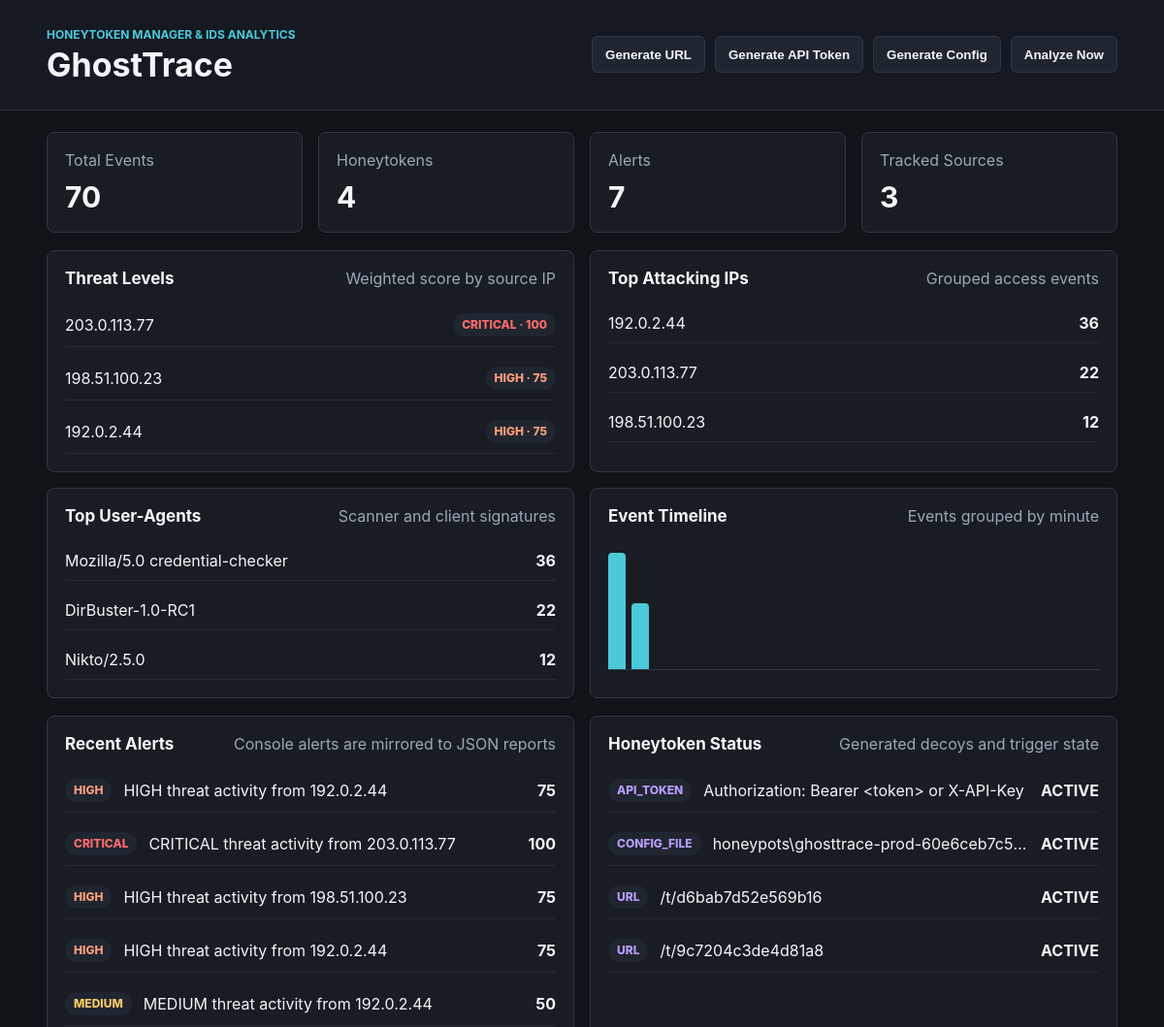
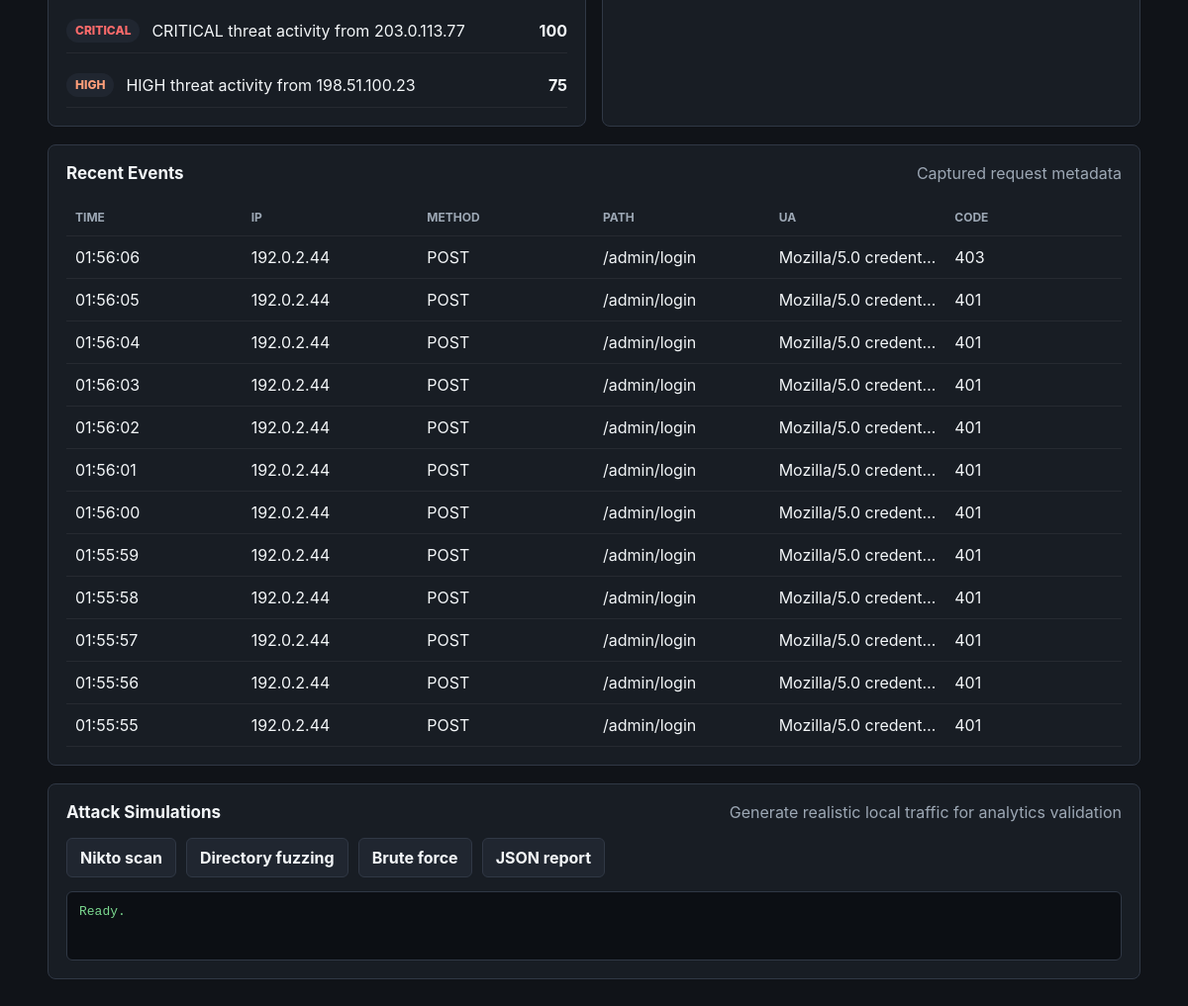
The page / on the database its author committed (2 pictures, top to bottom).
### app/models/entities.py (models this page shows)
class ThreatScore(Base):
    __tablename__ = "threat_scores"
    id: Mapped[int] = mapped_column(Integer, primary_key=True, index=True)
    source_ip: Mapped[str] = mapped_column(String(64), unique=True, index=True)
    score: Mapped[int] = mapped_column(Integer, default=0)
    level: Mapped[str] = mapped_column(String(32), default=ThreatLevel.LOW.value, index=True)
    reasons_json: Mapped[str] = mapped_column(Text, default="[]")
    event_count: Mapped[int] = mapped_column(Integer, default=0)
    updated_at: Mapped[datetime] = mapped_column(DateTime(timezone=True), default=utc_now, index=True)

class AccessEvent(Base):
    __tablename__ = "access_events"
    id: Mapped[int] = mapped_column(Integer, primary_key=True, index=True)
    honeytoken_id: Mapped[int | None] = mapped_column(ForeignKey("honeytokens.id"))
    source_ip: Mapped[str] = mapped_column(String(64), index=True)
    timestamp: Mapped[datetime] = mapped_column(DateTime(timezone=True), default=utc_now, index=True)
    headers_json: Mapped[str] = mapped_column(Text)
    request_method: Mapped[str] = mapped_column(String(16), index=True)
    user_agent: Mapped[str] = mapped_column(String(500), index=True)
    path: Mapped[str] = mapped_column(String(1000), index=True)
    query_params_json: Mapped[str] = mapped_column(Text)
    response_code: Mapped[int] = mapped_column(Integer, index=True)
    honeytoken: Mapped[HoneyToken | None] = relationship(back_populates="events")

class Alert(Base):
    __tablename__ = "alerts"
    id: Mapped[int] = mapped_column(Integer, primary_key=True, index=True)
    source_ip: Mapped[str] = mapped_column(String(64), index=True)
    level: Mapped[str] = mapped_column(String(32), index=True)
    score: Mapped[int] = mapped_column(Integer)
    title: Mapped[str] = mapped_column(String(200))
    reasons_json: Mapped[str] = mapped_column(Text)
    created_at: Mapped[datetime] = mapped_column(DateTime(timezone=True), default=utc_now, index=True)

class HoneyToken(Base):
    __tablename__ = "honeytokens"
    id: Mapped[int] = mapped_column(Integer, primary_key=True, index=True)
    identifier: Mapped[str] = mapped_column(String(64), unique=True, index=True)
    token_type: Mapped[str] = mapped_column(String(32), index=True)
    name: Mapped[str] = mapped_column(String(120))
    secret: Mapped[str] = mapped_column(String(255), unique=True, index=True)
    location: Mapped[str] = mapped_column(String(500))
    status: Mapped[str] = mapped_column(String(32), default=TokenStatus.ACTIVE.value)
    created_at: Mapped[datetime] = mapped_column(DateTime(timezone=True), default=utc_now)
    last_triggered_at: Mapped[datetime | None] = mapped_column(DateTime(timezone=True))
    events: Mapped[list["AccessEvent"]] = relationship(back_populates="honeytoken")

### app/api/routes.py (the view)
@router.get("/", response_class=HTMLResponse)
def dashboard(request: Request, db: Session = Depends(get_db)) -> HTMLResponse:
    return templates.TemplateResponse(
        request,
        "dashboard.html",
        dashboard_context(db),
    )

### app/templates/dashboard.html (shortened to what this page needs)
<!doctype html>
<html lang="en">
  <head>
    <link rel="stylesheet" href="/static/styles.css">
  </head>
  <body>
    <header class="topbar">
      <div>
        <p class="eyebrow">HoneyToken Manager & IDS Analytics</p>
        <h1>GhostTrace</h1>
      </div>
      <nav class="actions">
        <button hx-post="/tokens/url" hx-target="#action-output">Generate URL</button>
        <button hx-post="/tokens/api" hx-target="#action-output">Generate API Token</button>
        <button hx-post="/tokens/config" hx-target="#action-output">Generate Config</button>
        <button hx-post="/analyze" hx-target="#action-output">Analyze Now</button>
      </nav>
    </header>
    <main>
      <section id="dashboard-summary" hx-get="/dashboard/summary" hx-trigger="load, every 10s" hx-swap="innerHTML">
        {% include "partials/summary.html" %}
      </section>
      <section class="panel">
        <div class="panel-heading">
          <h2>Attack Simulations</h2>
          <span>Generate realistic local traffic for analytics validation</span>
        </div>
        <div class="simulation-grid">
          <a class="simulation" href="/simulate/nikto">Nikto scan</a>
          <a class="simulation" href="/simulate/dirbuster">Directory fuzzing</a>
          <a class="simulation" href="/simulate/bruteforce">Brute force</a>
          <a class="simulation" href="/reports/latest">JSON report</a>
        </div>
        <pre id="action-output" class="output">Ready.</pre>
      </section>
    </main>
  </body>
</html>

### app/templates/partials/summary.html
<section class="metrics">
  <article class="metric">
    <span>Total Events</span>
    <strong>{{ total_events }}</strong>
  </article>
  <article class="metric">
    <span>Honeytokens</span>
    <strong>{{ total_tokens }}</strong>
  </article>
  <article class="metric">
    <span>Alerts</span>
    <strong>{{ total_alerts }}</strong>
  </article>
  <article class="metric">
    <span>Tracked Sources</span>
    <strong>{{ threat_scores|length }}</strong>
  </article>
</section>
<section class="grid">
  <article class="panel">
    <div class="panel-heading">
      <h2>Threat Levels</h2>
      <span>Weighted score by source IP</span>
    </div>
    <div class="stack">
      {% for score in threat_scores %}
      <div class="row">
        <span>{{ score.source_ip }}</span>
        <span class="badge {{ score.level|lower }}">{{ score.level }} · {{ score.score }}</span>
      </div>
      {% else %}
      <p class="empty">No threat scores yet.</p>
      {% endfor %}
    </div>
  </article>
  <article class="panel">
    <div class="panel-heading">
      <h2>Top Attacking IPs</h2>
      <span>Grouped access events</span>
    </div>
    <div class="stack">
      {% for ip, count in top_ips %}
      <div class="row"><span>{{ ip }}</span><strong>{{ count }}</strong></div>
      {% else %}
      <p class="empty">No captured sources yet.</p>
      {% endfor %}
    </div>
  </article>
  <article class="panel">
    <div class="panel-heading">
      <h2>Top User-Agents</h2>
      <span>Scanner and client signatures</span>
    </div>
    <div class="stack">
      {% for agent, count in top_agents %}
      <div class="row clipped"><span>{{ agent }}</span><strong>{{ count }}</strong></div>
      {% else %}
      <p class="empty">No user-agents recorded.</p>
      {% endfor %}
    </div>
  </article>
  <article class="panel">
    <div class="panel-heading">
      <h2>Event Timeline</h2>
      <span>Events grouped by minute</span>
    </div>
    <div class="timeline">
      {% for minute, count in timeline %}
      <div class="bar" style="height: {{ 12 + count * 8 }}px" title="{{ minute }} · {{ count }}"></div>
      {% else %}
      <p class="empty">Timeline will populate after traffic arrives.</p>
      {% endfor %}
    </div>
  </article>
</section>
<section class="grid wide">
  <article class="panel">
    <div class="panel-heading">
      <h2>Recent Alerts</h2>
      <span>Console alerts are mirrored to JSON reports</span>
    </div>
    <div class="stack">
      {% for alert in recent_alerts %}
      <div class="alert-line">
        <span class="badge {{ alert.level|lower }}">{{ alert.level }}</span>
        <span>{{ alert.title }}</span>
        <strong>{{ alert.score }}</strong>
      </div>
      {% else %}
      <p class="empty">No alerts generated.</p>
      {% endfor %}
    </div>
  </article>
  <article class="panel">
    <div class="panel-heading">
      <h2>Honeytoken Status</h2>
      <span>Generated decoys and trigger state</span>
    </div>
    <div class="stack">
      {% for token in tokens %}
      <div class="token-line">
        <span class="badge neutral">{{ token.token_type }}</span>
        <span>{{ token.location }}</span>
        <strong>{{ token.status }}</strong>
      </div>
      {% else %}
      <p class="empty">Generate a honeytoken to begin.</p>
      {% endfor %}
    </div>
  </article>
</section>
<section class="panel">
  <div class="panel-heading">
    <h2>Recent Events</h2>
    <span>Captured request metadata</span>
  </div>
  <div class="table-wrap">
    <table>
      <thead>
        <tr>
          <th>Time</th>
          <th>IP</th>
          <th>Method</th>
          <th>Path</th>
          <th>UA</th>
          <th>Code</th>
        </tr>
      </thead>
      <tbody>
      {% for event in recent_events %}
        <tr>
          <td>{{ event.timestamp.strftime("%H:%M:%S") }}</td>
          <td>{{ event.source_ip }}</td>
          <td>{{ event.request_method }}</td>
          <td>{{ event.path }}</td>
          <td>{{ event.user_agent }}</td>
          <td>{{ event.response_code }}</td>
        </tr>
      {% else %}
        <tr><td colspan="6" class="empty">No events captured.</td></tr>
      {% endfor %}
      </tbody>
    </table>
  </div>
</section>

### app/static/styles.css (style rules this page uses)
:root { color-scheme: dark; --bg: #101318; --panel: #181d24; --panel-soft: #202630; --line: #303845; --text: #f3f6f8; --muted: #9da8b5; --cyan: #4cc9d8; --green: #7bd88f; --amber: #f6c768; --red: #ff6b6b; --violet: #b79cff; }
* { box-sizing: border-box; }
body { margin: 0; min-height: 100vh; background: var(--bg); color: var(--text); font-family: Inter, ui-sans-serif, system-ui, -apple-system, BlinkMacSystemFont, "Segoe UI", sans-serif; }
.topbar { display: flex; align-items: center; justify-content: space-between; gap: 24px; padding: 28px clamp(18px, 4vw, 48px); border-bottom: 1px solid var(--line); background: #141922; position: sticky; top: 0; z-index: 10; }
h1, h2, p { margin: 0; }
h1 { font-size: 34px; line-height: 1.05; }
h2 { font-size: 17px; }
.eyebrow { color: var(--cyan); font-size: 12px; font-weight: 700; letter-spacing: 0; text-transform: uppercase; margin-bottom: 6px; }
.actions, .simulation-grid { display: flex; flex-wrap: wrap; gap: 10px; }
button, .simulation { min-height: 38px; border: 1px solid var(--line); background: var(--panel-soft); color: var(--text); border-radius: 6px; padding: 9px 13px; font-weight: 700; cursor: pointer; text-decoration: none; }
main { display: grid; gap: 18px; padding: 22px clamp(18px, 4vw, 48px) 48px; }
.metrics, .grid { display: grid; grid-template-columns: repeat(4, minmax(0, 1fr)); gap: 16px; margin-bottom: 18px; }
.grid { grid-template-columns: repeat(2, minmax(0, 1fr)); }
.wide { grid-template-columns: 1fr 1fr; }
.metric, .panel { border: 1px solid var(--line); border-radius: 8px; background: var(--panel); }
.metric { padding: 18px; }
.metric span, .panel-heading span, .empty { color: var(--muted); }
.metric strong { display: block; margin-top: 10px; font-size: 30px; }
.panel { padding: 18px; min-width: 0; }
.panel-heading { display: flex; align-items: baseline; justify-content: space-between; gap: 12px; margin-bottom: 16px; }
.stack { display: grid; gap: 10px; }
.row, .alert-line, .token-line { display: grid; grid-template-columns: minmax(0, 1fr) auto; gap: 12px; align-items: center; padding: 10px 0; border-bottom: 1px solid rgba(255, 255, 255, 0.06); }
.alert-line, .token-line { grid-template-columns: auto minmax(0, 1fr) auto; }
.clipped span, .token-line span:nth-child(2), td { overflow: hidden; text-overflow: ellipsis; white-space: nowrap; }
.badge { display: inline-flex; align-items: center; justify-content: center; min-height: 24px; border-radius: 999px; padding: 2px 9px; font-size: 12px; font-weight: 800; background: var(--panel-soft); color: var(--text); }
.medium { color: var(--amber); }
.high { color: #ff9f7a; }
.critical { color: var(--red); }
.neutral { color: var(--violet); }
.timeline { display: flex; align-items: end; gap: 6px; min-height: 126px; border-bottom: 1px solid var(--line); padding-top: 12px; }
.bar { width: 18px; min-height: 12px; max-height: 120px; background: var(--cyan); border-radius: 4px 4px 0 0; }
.table-wrap { overflow-x: auto; }
table { width: 100%; border-collapse: collapse; table-layout: fixed; }
th, td { padding: 11px 9px; border-bottom: 1px solid rgba(255, 255, 255, 0.06); text-align: left; }
th { color: var(--muted); font-size: 12px; text-transform: uppercase; }
.output { margin: 14px 0 0; padding: 12px; min-height: 70px; overflow: auto; border-radius: 6px; background: #0c0f14; border: 1px solid var(--line); color: var(--green); }

### rows shown on the page
ThreatScore: source_ip "203.0.113.77", level "CRITICAL", score "100"
ThreatScore: source_ip "198.51.100.23", level "HIGH", score "75"
ThreatScore: source_ip "192.0.2.44", level "HIGH", score "75"
AccessEvent: user_agent "Mozilla/5.0 credential-checker", id "36"
AccessEvent: user_agent "DirBuster-1.0-RC1", id "22"
AccessEvent: user_agent "Nikto/2.5.0", id "12"
Alert: level "HIGH", title "HIGH threat activity from 192.0.2.44", score "75"
Alert: level "CRITICAL", title "CRITICAL threat activity from 203.0.113.77", score "100"
Alert: level "HIGH", title "HIGH threat activity from 198.51.100.23", score "75"
Alert: level "HIGH", title "HIGH threat activity from 192.0.2.44", score "75"
Alert: level "MEDIUM", title "MEDIUM threat activity from 192.0.2.44", score "50"
Alert: level "CRITICAL", title "CRITICAL threat activity from 203.0.113.77", score "100"
Alert: level "HIGH", title "HIGH threat activity from 198.51.100.23", score "75"
HoneyToken: token_type "API_TOKEN", location "Authorization: Bearer <token> or X-API-Key", status "ACTIVE"
HoneyToken: token_type "CONFIG_FILE", location "honeypots\\ghosttrace-prod-60e6ceb7c5…", status "ACTIVE"
HoneyToken: token_type "URL", location "/t/d6bab7d52e569b16", status "ACTIVE"
HoneyToken: token_type "URL", location "/t/9c7204c3de4d81a8", status "ACTIVE"
AccessEvent: timestamp "01:56:06", source_ip "192.0.2.44", request_method "POST", path "/admin/login", user_agent "Mozilla/5.0 credent…", response_code "403"
AccessEvent: timestamp "01:56:05", source_ip "192.0.2.44", request_method "POST", path "/admin/login", user_agent "Mozilla/5.0 credent…", response_code "401"
AccessEvent: timestamp "01:56:04", source_ip "192.0.2.44", request_method "POST", path "/admin/login", user_agent "Mozilla/5.0 credent…", response_code "401"
AccessEvent: timestamp "01:56:03", source_ip "192.0.2.44", request_method "POST", path "/admin/login", user_agent "Mozilla/5.0 credent…", response_code "401"
AccessEvent: timestamp "01:56:02", source_ip "192.0.2.44", request_method "POST", path "/admin/login", user_agent "Mozilla/5.0 credent…", response_code "401"
AccessEvent: timestamp "01:56:01", source_ip "192.0.2.44", request_method "POST", path "/admin/login", user_agent "Mozilla/5.0 credent…", response_code "401"
AccessEvent: timestamp "01:56:00", source_ip "192.0.2.44", request_method "POST", path "/admin/login", user_agent "Mozilla/5.0 credent…", response_code "401"
AccessEvent: timestamp "01:55:59", source_ip "192.0.2.44", request_method "POST", path "/admin/login", user_agent "Mozilla/5.0 credent…", response_code "401"
AccessEvent: timestamp "01:55:58", source_ip "192.0.2.44", request_method "POST", path "/admin/login", user_agent "Mozilla/5.0 credent…", response_code "401"
AccessEvent: timestamp "01:55:57", source_ip "192.0.2.44", request_method "POST", path "/admin/login", user_agent "Mozilla/5.0 credent…", response_code "401"
AccessEvent: timestamp "01:55:56", source_ip "192.0.2.44", request_method "POST", path "/admin/login", user_agent "Mozilla/5.0 credent…", response_code "401"
AccessEvent: timestamp "01:55:55", source_ip "192.0.2.44", request_method "POST", path "/admin/login", user_agent "Mozilla/5.0 credent…", response_code "401"

### other values the page prints
{{ total_events }} "70"
{{ total_tokens }} "4"
{{ total_alerts }} "7"
{{ threat_scores|length }} "3"
{{ ip }} "192.0.2.44" "203.0.113.77" "198.51.100.23"
{{ count }} "36" "22" "12"
